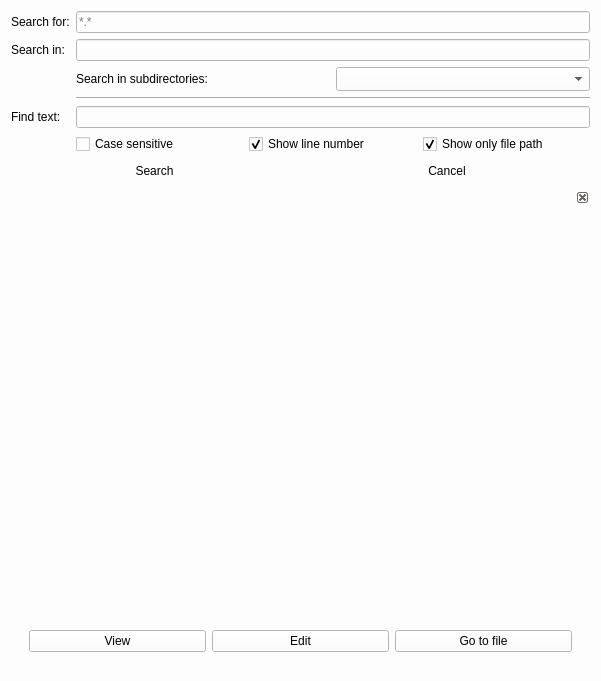
<?xml version="1.0" encoding="UTF-8"?>
<ui version="4.0">
 <class>SearchForm</class>
 <widget class="QDialog" name="SearchForm">
  <property name="geometry">
   <rect>
    <x>0</x>
    <y>0</y>
    <width>601</width>
    <height>681</height>
   </rect>
  </property>
  <property name="sizePolicy">
   <sizepolicy hsizetype="Preferred" vsizetype="MinimumExpanding">
    <horstretch>0</horstretch>
    <verstretch>0</verstretch>
   </sizepolicy>
  </property>
  <property name="minimumSize">
   <size>
    <width>600</width>
    <height>0</height>
   </size>
  </property>
  <property name="contextMenuPolicy">
   <enum>Qt::PreventContextMenu</enum>
  </property>
  <property name="windowTitle">
   <string>Find Files ...</string>
  </property>
  <property name="styleSheet">
   <string notr="true">background-color: rgba(253, 253, 253, 253);</string>
  </property>
  <property name="modal">
   <bool>true</bool>
  </property>
  <layout class="QVBoxLayout" name="verticalLayout_2">
   <property name="sizeConstraint">
    <enum>QLayout::SetMinAndMaxSize</enum>
   </property>
   <item>
    <layout class="QHBoxLayout" name="horizontalLayout_4">
     <property name="sizeConstraint">
      <enum>QLayout::SetFixedSize</enum>
     </property>
     <item>
      <layout class="QGridLayout" name="gridLayout_4">
       <property name="sizeConstraint">
        <enum>QLayout::SetFixedSize</enum>
       </property>
       <item row="0" column="0">
        <widget class="QLabel" name="label">
         <property name="text">
          <string>Search for:</string>
         </property>
        </widget>
       </item>
       <item row="1" column="1">
        <widget class="QLineEdit" name="txtSearchIn"/>
       </item>
       <item row="3" column="1">
        <widget class="Line" name="line">
         <property name="orientation">
          <enum>Qt::Horizontal</enum>
         </property>
        </widget>
       </item>
       <item row="4" column="0">
        <widget class="QLabel" name="label_5">
         <property name="text">
          <string>Find text:</string>
         </property>
        </widget>
       </item>
       <item row="0" column="1">
        <widget class="QLineEdit" name="txtSearchFor">
         <property name="text">
          <string/>
         </property>
         <property name="placeholderText">
          <string>*.*</string>
         </property>
        </widget>
       </item>
       <item row="1" column="0">
        <widget class="QLabel" name="label_2">
         <property name="text">
          <string>Search in:</string>
         </property>
        </widget>
       </item>
       <item row="4" column="1">
        <widget class="QLineEdit" name="txtFindText"/>
       </item>
       <item row="2" column="1">
        <layout class="QGridLayout" name="gridLayout">
         <item row="0" column="0">
          <widget class="QLabel" name="label_3">
           <property name="text">
            <string>Search in subdirectories:</string>
           </property>
          </widget>
         </item>
         <item row="0" column="1">
          <widget class="QComboBox" name="cbDepth">
           <property name="sizePolicy">
            <sizepolicy hsizetype="Minimum" vsizetype="Fixed">
             <horstretch>0</horstretch>
             <verstretch>0</verstretch>
            </sizepolicy>
           </property>
           <property name="minimumSize">
            <size>
             <width>0</width>
             <height>24</height>
            </size>
           </property>
           <property name="contextMenuPolicy">
            <enum>Qt::PreventContextMenu</enum>
           </property>
           <property name="autoFillBackground">
            <bool>false</bool>
           </property>
           <property name="styleSheet">
            <string notr="true">border-color: rgb(85, 170, 255);</string>
           </property>
           <property name="editable">
            <bool>false</bool>
           </property>
           <property name="frame">
            <bool>true</bool>
           </property>
          </widget>
         </item>
        </layout>
       </item>
       <item row="5" column="1">
        <layout class="QHBoxLayout" name="horizontalLayout_2">
         <item>
          <widget class="QCheckBox" name="chkCaseSensitive">
           <property name="text">
            <string>Case sensitive</string>
           </property>
          </widget>
         </item>
         <item>
          <widget class="QCheckBox" name="chkShowLineNumber">
           <property name="text">
            <string>Show line number</string>
           </property>
           <property name="checked">
            <bool>true</bool>
           </property>
          </widget>
         </item>
         <item>
          <layout class="QHBoxLayout" name="horizontalLayout">
           <item>
            <widget class="QCheckBox" name="chkShowOnlyFiles">
             <property name="text">
              <string>Show only file path</string>
             </property>
             <property name="checked">
              <bool>true</bool>
             </property>
            </widget>
           </item>
          </layout>
         </item>
        </layout>
       </item>
      </layout>
     </item>
    </layout>
   </item>
   <item>
    <layout class="QHBoxLayout" name="horizontalLayout_3">
     <item>
      <widget class="QPushButton" name="btnStartSearch">
       <property name="styleSheet">
        <string notr="true">border-color: rgb(0, 170, 255);
border-bottom-color: rgb(255, 85, 0);
</string>
       </property>
       <property name="text">
        <string>Search</string>
       </property>
       <property name="autoRepeat">
        <bool>false</bool>
       </property>
       <property name="default">
        <bool>true</bool>
       </property>
       <property name="flat">
        <bool>true</bool>
       </property>
      </widget>
     </item>
     <item>
      <widget class="QPushButton" name="btnCancel">
       <property name="autoFillBackground">
        <bool>false</bool>
       </property>
       <property name="styleSheet">
        <string notr="true">border-color: rgb(0, 170, 255);
gridline-color: rgb(255, 255, 127);</string>
       </property>
       <property name="text">
        <string>Cancel</string>
       </property>
       <property name="autoDefault">
        <bool>false</bool>
       </property>
       <property name="default">
        <bool>false</bool>
       </property>
       <property name="flat">
        <bool>true</bool>
       </property>
      </widget>
     </item>
    </layout>
   </item>
   <item>
    <widget class="QDockWidget" name="dockWidget">
     <property name="features">
      <set>QDockWidget::DockWidgetClosable</set>
     </property>
     <property name="allowedAreas">
      <set>Qt::BottomDockWidgetArea</set>
     </property>
     <widget class="QWidget" name="dockWidgetContents_2">
      <layout class="QVBoxLayout" name="verticalLayout_3">
       <item>
        <widget class="QListView" name="listView">
         <property name="frameShape">
          <enum>QFrame::NoFrame</enum>
         </property>
         <property name="horizontalScrollBarPolicy">
          <enum>Qt::ScrollBarAlwaysOff</enum>
         </property>
         <property name="editTriggers">
          <set>QAbstractItemView::DoubleClicked</set>
         </property>
        </widget>
       </item>
       <item>
        <widget class="QWidget" name="buttonBar_2" native="true">
         <layout class="QHBoxLayout" name="buttonBar">
          <item>
           <widget class="QPushButton" name="btnView">
            <property name="text">
             <string>View</string>
            </property>
           </widget>
          </item>
          <item>
           <widget class="QPushButton" name="btnEdit">
            <property name="text">
             <string>Edit</string>
            </property>
           </widget>
          </item>
          <item>
           <widget class="QPushButton" name="btnGoToFile">
            <property name="text">
             <string>Go to file</string>
            </property>
           </widget>
          </item>
         </layout>
        </widget>
       </item>
      </layout>
     </widget>
    </widget>
   </item>
  </layout>
 </widget>
 <resources/>
 <connections/>
</ui>
